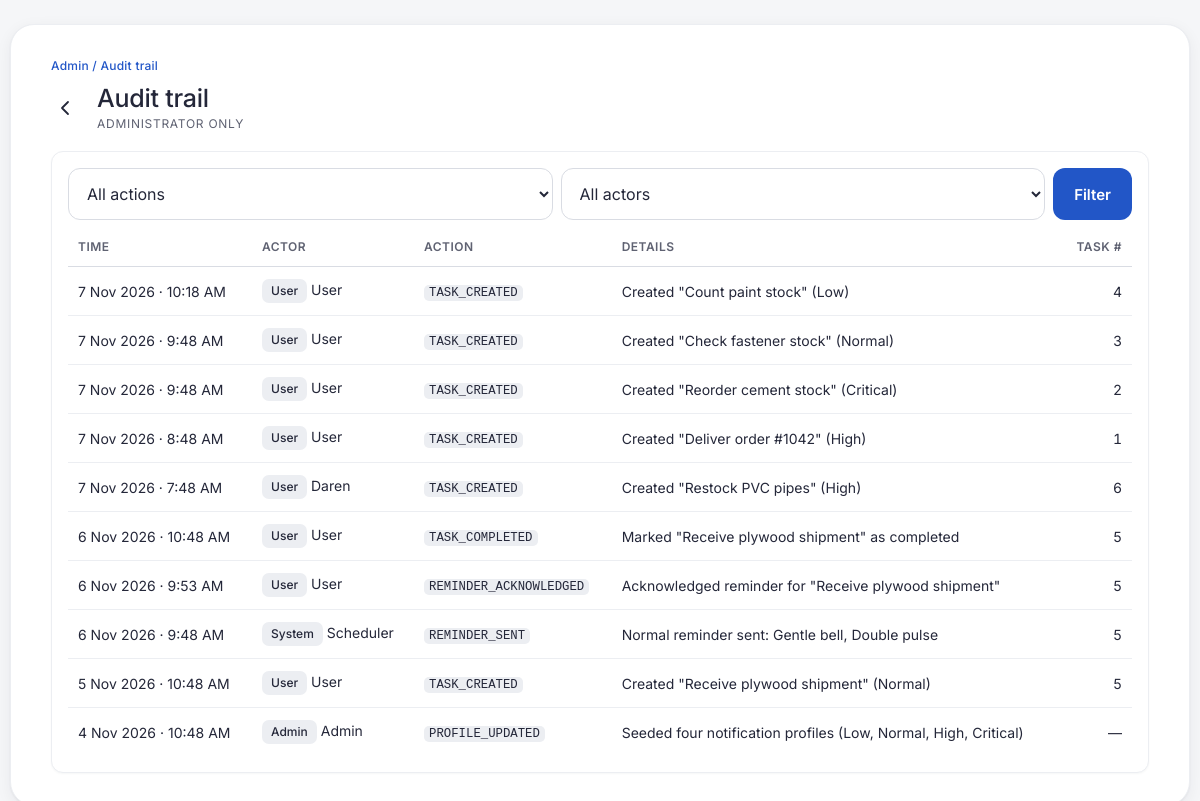
The app's page /admin/audit.php (signed in) with its own data.
### tables this page shows
CREATE TABLE activity_log (
  log_id      INT          NOT NULL AUTO_INCREMENT,
  actor_role  ENUM('User','Admin','System') NOT NULL,
  actor_id    INT          NULL,
  task_id     INT          NULL,
  action      VARCHAR(40)  NOT NULL,
  details     VARCHAR(255) NOT NULL,
  created_at  DATETIME     NOT NULL DEFAULT CURRENT_TIMESTAMP,
  PRIMARY KEY (log_id),
  KEY idx_log_task (task_id),
  KEY idx_log_time (created_at)
);

### includes/db.php (called while the page is built, shortened)
<?php
function db(): PDO
{
    static $pdo = null;
    if ($pdo !== null) {
        return $pdo;
    }
    $options = [
        PDO::ATTR_ERRMODE            => PDO::ERRMODE_EXCEPTION,
        PDO::ATTR_DEFAULT_FETCH_MODE => PDO::FETCH_ASSOC,
        PDO::ATTR_EMULATE_PREPARES   => false,
    ];
    try {
        $dsn = 'mysql:host=' . DB_HOST . ';port=' . DB_PORT . ';dbname=' . DB_NAME . ';charset=utf8mb4';
        $pdo = new PDO($dsn, DB_USER, DB_PASS, $options);
        $pdo->exec("SET time_zone = '+08:00'");
    } catch (PDOException $e) {
        db_unavailable($e->getMessage());
    }
    return $pdo;
}

### admin/audit.php (the view, shortened to what this page needs)
<?php
require_once __DIR__ . '/../includes/layout.php';
$actions = db()->query('SELECT DISTINCT action FROM activity_log ORDER BY action')->fetchAll(PDO::FETCH_COLUMN);
$fa = in_array($_GET['action'] ?? '', $actions, true) ? $_GET['action'] : '';
$fr = in_array($_GET['role'] ?? '', ['User', 'Admin', 'System'], true) ? $_GET['role'] : '';
$where = [];
$params = [];
$st = db()->prepare(
    "SELECT l.*, CASE WHEN l.actor_role = 'Admin' THEN a.name WHEN l.actor_role = 'User' THEN u.name ELSE 'Scheduler' END AS actor_name
       FROM activity_log l
       LEFT JOIN standard_user u ON l.actor_role = 'User' AND u.user_id = l.actor_id
       LEFT JOIN system_administrator a ON l.actor_role = 'Admin' AND a.admin_id = l.actor_id"
    . ($where ? ' WHERE ' . implode(' AND ', $where) : '') . ' ORDER BY l.created_at DESC, l.log_id DESC LIMIT 200'
);
$st->execute($params);
$rows = $st->fetchAll();
?>
<section class="card">
  <form class="filters" method="get">
    <select class="input" id="fa" name="action"><option value="">All actions</option>
      <?php foreach ($actions as $a): ?><option value="<?= h($a) ?>" <?= $fa === $a ? 'selected' : '' ?>><?= h(str_replace('_', ' ', $a)) ?></option><?php endforeach; ?></select>
    <select class="input" id="fr" name="role"><option value="">All actors</option>
      <?php foreach (['User', 'Admin', 'System'] as $r): ?><option <?= $fr === $r ? 'selected' : '' ?>><?= $r ?></option><?php endforeach; ?></select>
    <button class="btn btn-primary" type="submit">Filter</button>
  </form>
  <div class="table-wrap"><table class="table">
    <thead><tr><th>Time</th><th>Actor</th><th>Action</th><th>Details</th><th class="num">Task #</th></tr></thead>
    <tbody>
    <?php foreach ($rows as $r): ?>
      <tr><td class="nowrap"><?= h(fmt_dt($r['created_at'])) ?></td>
        <td><span class="chip chip-role"><?= h($r['actor_role']) ?></span> <?= h($r['actor_name'] ?? '') ?></td>
        <td class="nowrap"><code><?= h($r['action']) ?></code></td><td><?= h($r['details']) ?></td>
        <td class="num"><?= $r['task_id'] ? (int) $r['task_id'] : '—' ?></td></tr>
    <?php endforeach; ?>
    </tbody>
  </table></div>
</section>

### assets/css/app.css (style rules this page uses)
:root { --primary: #2256c7; --primary-press: #1a46a6; --primary-soft: #edf3ff; --ink: #242739; --muted: #5f6272; --line: #d9dce3; --line-soft: #eceef2; --bg: #f5f6f8; --surface: #ffffff; --crit: #b44348; --crit-bg: #fbecee; --high: #8f5a17; --high-bg: #fcf1dd; --norm: #2256c7; --norm-bg: #edf3ff; --low: #4f5d52; --low-bg: #eff2ee; --ok: #23774a; --ok-bg: #e8f5ee; --radius: 12px; --radius-lg: 18px; --tap: 48px; --action: 52px; --shadow: 0 1px 2px rgba(36, 39, 57, .06), 0 4px 16px rgba(36, 39, 57, .06); --font: "Inter", "Segoe UI", system-ui, -apple-system, Roboto, Arial, sans-serif; }
* { box-sizing: border-box; }
html { -webkit-text-size-adjust: 100%; }
body { margin: 0; background: var(--bg); color: var(--ink); font-family: var(--font); font-size: 16px; line-height: 1.5; -webkit-font-smoothing: antialiased; }
code { font-family: ui-monospace, "Cascadia Mono", Consolas, monospace; font-size: .88em; background: var(--line-soft); padding: 1px 5px; border-radius: 5px; }
@media (min-width: 560px) { body { padding: 24px 0; } }
.nowrap { white-space: nowrap; }
.btn { display: inline-flex; align-items: center; justify-content: center; gap: 8px; min-height: var(--action); padding: 0 20px; border-radius: var(--radius); font: 600 15px/1 var(--font); text-decoration: none; cursor: pointer; border: 1px solid transparent; transition: background .15s, transform .05s, box-shadow .15s; }
.btn-primary { background: var(--primary); color: #fff; }
.chip { display: inline-flex; align-items: center; height: 24px; padding: 0 9px; border-radius: 7px; font-size: 12px; font-weight: 500; white-space: nowrap; }
.chip-role { background: var(--line-soft); color: var(--ink); }
.input { width: 100%; min-height: var(--action); padding: 0 14px; border-radius: var(--radius); border: 1px solid var(--line); background: #fff; color: var(--ink); font: 400 16px var(--font); }
.input::placeholder { color: #8b8d99; }
select.input { padding-right: 32px; }
.card { background: #fff; border: 1px solid var(--line-soft); border-radius: var(--radius); padding: 16px; box-shadow: 0 1px 2px rgba(36,39,57,.04); }
.table-wrap { overflow-x: auto; margin: 0 -16px; padding: 0 16px; }
.table { width: 100%; border-collapse: collapse; font-size: 14px; }
.table th { text-align: left; font-size: 12px; text-transform: uppercase; letter-spacing: .04em; color: var(--muted); font-weight: 600; padding: 10px 10px; border-bottom: 1px solid var(--line); white-space: nowrap; }
.table td { padding: 12px 10px; border-bottom: 1px solid var(--line-soft); vertical-align: middle; }
.table tr:last-child td { border-bottom: 0; }
.table .num { text-align: right; font-variant-numeric: tabular-nums; }
.filters { display: flex; gap: 8px; flex-wrap: wrap; margin-bottom: 8px; }
.filters .input { width: auto; flex: 1 1 160px; }

### records on screen
activity_log: created_at "7 Nov 2026 · 10:18 AM", actor_role "User", actor_name "User", action "TASK_CREATED", details "Created \"Count paint stock\" (Low)", task "4"
activity_log: created_at "7 Nov 2026 · 9:48 AM", actor_role "User", actor_name "User", action "TASK_CREATED", details "Created \"Check fastener stock\" (Normal)", task "3"
activity_log: created_at "7 Nov 2026 · 9:48 AM", actor_role "User", actor_name "User", action "TASK_CREATED", details "Created \"Reorder cement stock\" (Critical)", task "2"
activity_log: created_at "7 Nov 2026 · 8:48 AM", actor_role "User", actor_name "User", action "TASK_CREATED", details "Created \"Deliver order #1042\" (High)", task "1"
activity_log: created_at "7 Nov 2026 · 7:48 AM", actor_role "User", actor_name "Daren", action "TASK_CREATED", details "Created \"Restock PVC pipes\" (High)", task "6"
activity_log: created_at "6 Nov 2026 · 10:48 AM", actor_role "User", actor_name "User", action "TASK_COMPLETED", details "Marked \"Receive plywood shipment\" as completed", task "5"
activity_log: created_at "6 Nov 2026 · 9:53 AM", actor_role "User", actor_name "User", action "REMINDER_ACKNOWLEDGED", details "Acknowledged reminder for \"Receive plywood shipment\"", task "5"
activity_log: created_at "6 Nov 2026 · 9:48 AM", actor_role "System", actor_name "Scheduler", action "REMINDER_SENT", details "Normal reminder sent: Gentle bell, Double pulse", task "5"
activity_log: created_at "5 Nov 2026 · 10:48 AM", actor_role "User", actor_name "User", action "TASK_CREATED", details "Created \"Receive plywood shipment\" (Normal)", task "5"
activity_log: created_at "4 Nov 2026 · 10:48 AM", actor_role "Admin", actor_name "Admin", action "PROFILE_UPDATED", details "Seeded four notification profiles (Low, Normal, High, Critical)"

### other values on screen
$o['screen'] "Admin / Audit trail"
$title "Audit trail"
$o['sub'] "ADMINISTRATOR ONLY"
